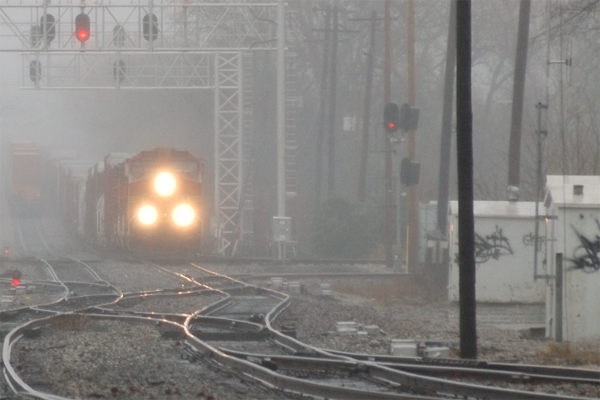
%> input picture images/hc.png, 600 x 400 px
$ octave --eval "result = fcn_multi(imread('images/hc.png'));"   (GNU Octave 9; MATLAB toolbox functions it lacks are replaced by stand-ins)
%> lines starting %> are read from the running program, lines starting %| are printed output that depends on the picture
%> in fcn_multi, img is the input picture: size 400x600x3 uint8; mean R, G, B 134.1, 131.4, 128.9
### fcn_multiscale_enhancement.m
function [ out_I, trans_map, detail_layer] = fcn_multiscale_enhancement( I, p, box_size, scale_smooth, scale_mapping)
%> called with box_size = 30, scale_smooth = [0.0001 0.001 0.01]
%% Preallocation
n_channel = size(I,3);
%> n_channel = 3
out_I = zeros(size(I));
base_layer = zeros(size(I));
detail_layer = zeros(size(I));
amb_map = zeros(size(I));
mean_I = zeros(size(I));
var_I = zeros(size(I));
A = zeros(1, n_channel);
%% Guided-filtering based decomposition
for i = 1:n_channel
    [base_layer(:,:,i), detail_layer(:,:,i), amb_map(:,:,i), mean_I(:,:,i), var_I(:,:,i), N] = ....
        fcn_guided_decomposition(I(:,:,i), p(:,:,i), box_size, scale_smooth, scale_mapping);
end
%> this loop made 3 passes
%> pass 1, in boxfilter (call 2), `imCum = cumsum(imSrc, 1);`:
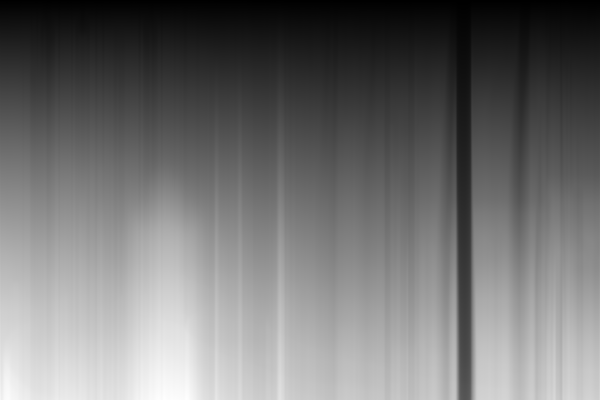
%> imCum: size 400x600 double; min 60, max 64221, mean 28797.4; drawn with min black and max white
%> pass 1, in boxfilter (call 2), `imCum = cumsum(imDst, 2);`:
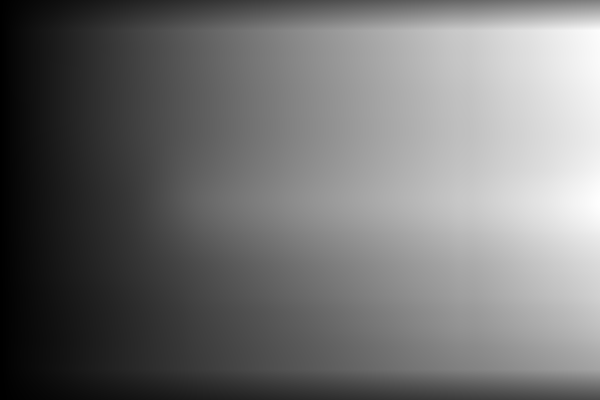
%> imCum: size 400x600 double; min 3220, max 5554037, mean 2477914.2; drawn with min black and max white
%> pass 1, in fcn_guided_decomposition, `mean_I = boxfilter(I, r) ./ N;`:
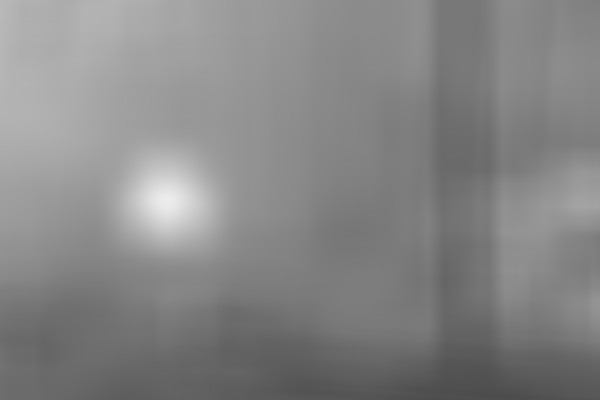
%> mean_I: size 400x600 double; min 76.2, max 236.6, mean 134
%> pass 1, in boxfilter (call 4), `imCum = cumsum(imSrc, 1);`:
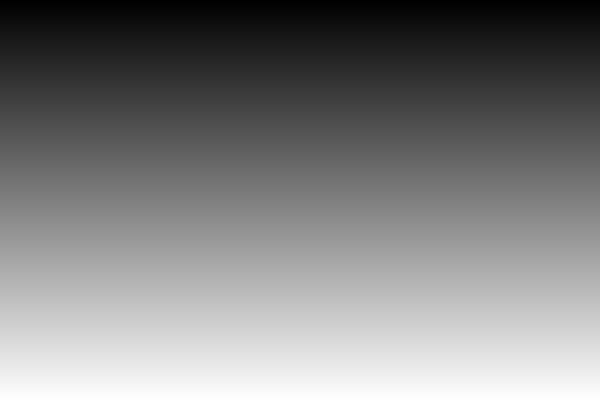
%> imCum: size 400x600 double; min 255, max 102000, mean 51127.5; drawn with min black and max white
%> after the loop:
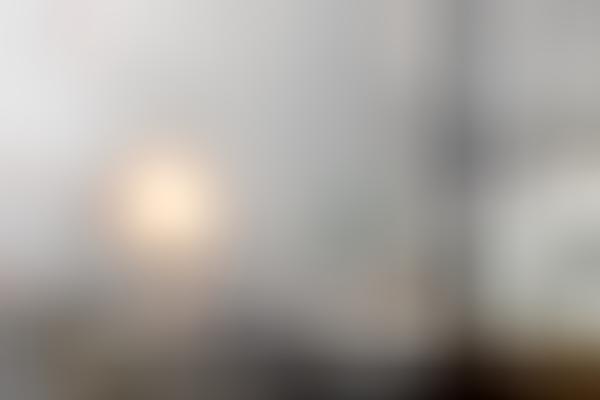
%> amb_map: size 400x600x3 double; mean R, G, B -7.86e-05, -8.02e-05, -8.18e-05; drawn with min black and max white
%> after the loop: detail_layer: size 400x600x3 double; every value is 0
%> after the loop:
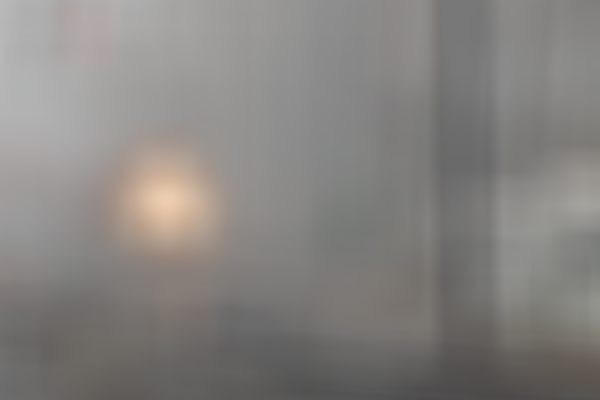
%> mean_I: size 400x600x3 double; mean R, G, B 134, 131.3, 128.9
%> after the loop:
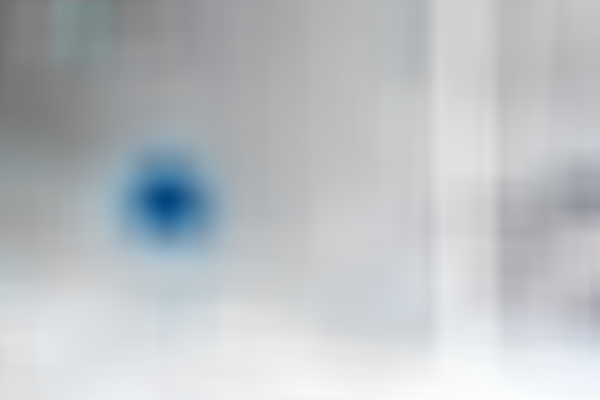
%> var_I: size 400x600x3 double; mean R, G, B -18349.8, -17541.9, -16885.7; drawn with min black and max white
% imwrite(base_layer, ['C:\Users\23560\Desktop\新建文件夹\picture\process\',num2str(2),'(layer).jpg']);
% imwrite(detail_layer, ['C:\Users\23560\Desktop\新建文件夹\picture\process\(detail_layer).jpg']);
%% ambient estimation
figure;imshow(base_layer);
% imwrite(base_layer,'results\base_layer.bmp')
A=ambient_A(base_layer);
% figure;imshow(trans_map);
%% transmittance estimation
if size(I,3) == 3
    guide_I = rgb2gray(base_layer);
else
    guide_I = base_layer;
end

% map=ambient_es(I,size(I,3));

[trans_map]=msrcr_block(I,guide_I,box_size,A);
[x,y]=find(trans_map>1);
for j=1:length(x)
    trans_map(x(j),y(j))=1;
end
[x,y]=find(trans_map<0);
for j=1:length(x)
    trans_map(x(j),y(j))=0;
end
% figure;imshow(trans_map);
%% Color correction
for dim=1:size(A,3)
    Ac(dim)=mean(mean(A(:,:,dim)));
end
if n_channel == 3
    if std(Ac) >  0.15
        disp ('Color biased');
        for nn=1:n_channel
            A2(:,:,nn) = norm(A(:,:,n_channel))./norm(A(:,:,n_channel),2)./sqrt(3).*ones(size(A,1),size(A,2));
        end
    else
        A2=A;
    end
else
    A2 = A;
end


%% Reconstruction
J = zeros(size(out_I));
for i = 1:n_channel
    J(:,:,i) = (base_layer(:,:,i) -A(:,:,i))./trans_map + A2(:,:,i);
    out_I(:,:,i) = J(:,:,i) + detail_layer(:,:,i);
end
 figure;imshow(J)
end

### fcn_guided_decomposition.m
function [ base_layer, detail_layer, amb_map, mean_I, var_II, N, residual_img ] = fcn_guided_decomposition(I, p, r, eps, scale_mapping)
[hei, wid] = size(I);
detail_layer = zeros(size(I));
N = boxfilter(ones(hei, wid), r); % the size of each local patch; N=(2r+1)^2 except for boundary pixels.

mean_I = boxfilter(I, r) ./ N;
mean_p = boxfilter(p, r) ./ N;
mean_Ip = boxfilter(I.*p, r) ./ N;
cov_Ip = mean_Ip - mean_I .* mean_p; % this is the covariance of (I, p) in each local patch.

mean_II = boxfilter(I.*I, r) ./ N;
var_II = mean_II - mean_I .* mean_I;
% decomposition process
% ------------------------------------------------------------
q{1} = I;
% qq{1} = I;
for i = 1:length(eps)
    a = cov_Ip ./ (var_II + eps(i));
%     b = mean_p - a .* mean_I;
%     a = cov_Ip ./ ( var_II + (eps(i) .* mean2(var_II)) + eps0 ); % eqn.(13)
    b = mean_p - a .* mean_I;
    mean_a{i+1} = boxfilter(a, r) ./ N;
    mean_b{i+1} = boxfilter(b, r) ./ N;
    gamma = 1.0;
%     beta{i+1} = ( ( mean_a{i+1} ./ (1-mean_a{i+1})) ) .^ gamma; % eqn.(27)
    q{i+1} = mean_a{i+1} .* I + mean_b{i+1};
%     imwrite(q{i},'C:\Users\Administrator\Desktop\picture\q%03d.bmp');
%     qq{i+1} = ( I - q{i+1}) .* beta{i+1}  + q{i+1};
    residual_img{i} = q{i} - q{i+1};
%     residual_img1{i}=log(q{i})-log(q{i+1});
    detail_layer = detail_layer + fcn_mapping(residual_img{i}, 'nonlinear', scale_mapping{i}(1), scale_mapping{i}(2), 0);
%     imwrite(residual_img{i}, ['C:\Users\23560\Desktop\新建文件夹\picture\process\',num2str(i),'(residual_image).jpg']);
end
base_layer = q{end};
amb_map = mean_b{end};

end

### msrcr_block/boxfilter.m
function imDst = boxfilter(imSrc, r)

%   BOXFILTER   O(1) time box filtering using cumulative sum
%
%   - Definition imDst(x, y)=sum(sum(imSrc(x-r:x+r,y-r:y+r)));
%   - Running time independent of r;
%   - Equivalent to the function: colfilt(imSrc, [2*r+1, 2*r+1], 'sliding', @sum);
%   - But much faster.

[hei, wid] = size(imSrc);
imDst = zeros(size(imSrc));

%cumulative sum over Y axis
imCum = cumsum(imSrc, 1);
%difference over Y axis
imDst(1:r+1, :) = imCum(1+r:2*r+1, :);
imDst(r+2:hei-r, :) = imCum(2*r+2:hei, :) - imCum(1:hei-2*r-1, :);
imDst(hei-r+1:hei, :) = repmat(imCum(hei, :), [r, 1]) - imCum(hei-2*r:hei-r-1, :);

%cumulative sum over X axis
imCum = cumsum(imDst, 2);
%difference over X axis
imDst(:, 1:r+1) = imCum(:, 1+r:2*r+1);
imDst(:, r+2:wid-r) = imCum(:, 2*r+2:wid) - imCum(:, 1:wid-2*r-1);
imDst(:, wid-r+1:wid) = repmat(imCum(:, wid), [1, r]) - imCum(:, wid-2*r:wid-r-1);
end

### ambient_A.m
function A=ambient_A(I)

result=I;
times=0;
box_size=fix(min(size(I,1),size(I,2)));
%> box_size = 400
%%
if(size(I,3)==3)
%> the run ends on the next line
    YUV_img=rgb2ycbcr(I);
else
    YUV_img=I;
end
flag2=[1,size(YUV_img,1),1,size(YUV_img,2)];
while(box_size>=10)
    step_size=box_size;
    for i = 1:ceil((flag2(2)-flag2(1)+1)/step_size)
        for j = 1:ceil((flag2(4)-flag2(3)+1)/step_size)
            end_i = i * step_size+flag2(1)-1;
            end_j = j * step_size+flag2(3)-1;
            if end_i > flag2(2)
                end_i = flag2(2);
            end
            if end_j > flag2(4)
                end_j = flag2(4);
            end
            III{i,j} = YUV_img((end_i-step_size)+1:end_i, (end_j-step_size)+1:end_j, :);
            record{i,j} = [(end_i-step_size)+1,end_i,(end_j-step_size)+1,end_j];
        end
    end
    [ss,ww]=size(III);
    picture1=reshape(III,[ss*ww,1]);
    record2=reshape(record,[ss*ww,1]);
    parfor ii=1:ss*ww
        a1=cell2mat(picture1(ii));
        mm(ii)=mean(mean(a1(:,:,1)));
    end
    [~,flag]=find(mm==max(mm));
    threshold=max(mm);
    flag2=cell2mat(record2(flag(1)));

    if(size(I,3)==3)
        YUV_img_block=cell2mat(picture1(flag(1)));
        rgb_img_block=ycbcr2rgb(YUV_img_block);
        for iii=1:3
            A(:,:,iii)=mean(mean(rgb_img_block(:,:,iii)))*ones(size(I,1),size(I,2));
        end
    else
        A(:,:)=max(mm)*ones(size(I,1),size(I,2));
    end
    box_size=fix(box_size-10);
    %% 画图显示寻找过程
    times=times+1;
    result(flag2(1):flag2(1)+1,flag2(3):flag2(4),1)=0.1*times;
    result(flag2(1):flag2(1)+1,flag2(3):flag2(4),2)=0.08*times;
    result(flag2(1):flag2(1)+1,flag2(3):flag2(4),3)=0.05*times;

    result(flag2(2):flag2(2)+1,flag2(3):flag2(4),1)=0.1*times;
    result(flag2(2):flag2(2)+1,flag2(3):flag2(4),2)=0.08*times;
    result(flag2(2):flag2(2)+1,flag2(3):flag2(4),3)=0.05*times;

    result(flag2(1):flag2(2),flag2(3):flag2(3)+1,1)=0.1*times;
    result(flag2(1):flag2(2),flag2(3):flag2(3)+1,2)=0.08*times;
    result(flag2(1):flag2(2),flag2(3):flag2(3)+1,3)=0.05*times;

    result(flag2(1):flag2(2),flag2(4):flag2(4)+1,1)=0.1*times;
    result(flag2(1):flag2(2),flag2(4):flag2(4)+1,2)=0.08*times;
    result(flag2(1):flag2(2),flag2(4):flag2(4)+1,3)=0.05*times;
end

result(flag2(1):flag2(2),flag2(3):flag2(4),1)=1;
result(flag2(1):flag2(2),flag2(3):flag2(4),2)=0;
result(flag2(1):flag2(2),flag2(3):flag2(4),3)=0;

[A,result]=ambient_AA(I,A,box_size+10,threshold,result);
figure;imshow(result);
% imwrite(result,'C:\Users\Administrator\Desktop\picture\hc(A).bmp');
figure;imagesc(rgb2gray(A));
% imwrite(rgb2gray(A),'C:\Users\Administrator\Desktop\picture\hc(AA).bmp');

### fcn_multi.m
function [out_img, time, trans_map, A] = fcn_multi(img)
%The main function of multi-band enhancement.

%   Input arguments:
%   ----------------
%	- img : input haze image, type "double"
%	- scale_smooth : predifined smoothing factors (epsilon)
%	- scale_mapping : parameters for mapping function (optional)
%   - box_size: size of default box for filtering
%
%   Output arguments:
%   ----------------
%   - out_img: output dehazed image
%   - trans_map: transmission map
%   - A: ampbient light
%


addpath('msrcr_block/')
scale_smooth = [1e-4, 1e-3, 1e-2];
% scale_mapping = {[0.5, 20], [0.8, 20], [0.8, 10]};
scale_mapping = {[0.5, 40], [0.8, 40], [0.8, 10]};
box_size =30;

[size1,size2,~]=size(img);
if (mod(size1,box_size)<=8)
    size1=fix(size1/box_size)*box_size;
    img=imcrop(img,[0,0,size2,size1]);
elseif(mod(size2,box_size)<=8)
    size2=fix(size2/box_size)*box_size;
    img=imcrop(img,[0,0,size2,size1]);
end
tic;
% [img,msrcr_img]=msrcr_block(img,box_size);
[out_img, trans_map, A] = fcn_multiscale_enhancement(img, img, box_size, scale_smooth, scale_mapping);
adj_percent = [0.005, 0.995];
out_img = imadjust(out_img, adj_percent);

time = toc;
